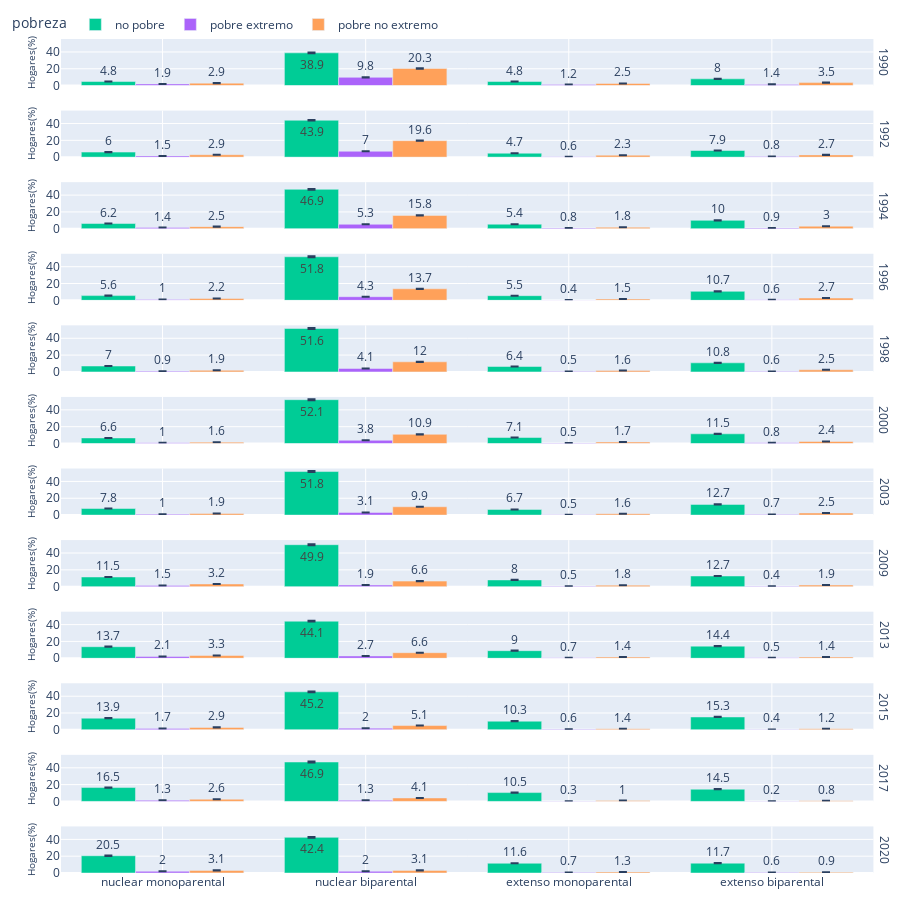

The code cell stored with this chart in its notebook:
### Code cell
df06 = pd.read_csv(rutas[5])

fig = px.bar(df06.loc[df06.tipo_est == 'proporcion'],
             x =  'thogar' ,
             y = 'dato', facet_row= 'anio',
             color = 'pobreza',
             # facet_col_wrap=2,
             labels = {
                 '': '<b>Situación de pobreza</b>',
                 'dato': 'Hogares(%)',
                 # 'pobreza': None
                 # 'anio': 'Periodo'
             },
             error_y_minus='ic_bajo',
             error_y='ic_alto',

             color_discrete_map={
                 'sin menores': '#2471A3',
                 'con menores': '#E67E22'
             },
             text ='dato'


             )
fig.for_each_annotation(lambda a: a.update(text=a.text.split('=')[-1]),

                        )
fig.update_layout(template='plotly',

                  height=900,
                  # width=1100
                  margin=
                  dict(
                      l=10,
                      r=10,
                      b=10,
                      t=15
                  ),
                  barmode='group',
                  legend=dict(
                      # title=None,
                      orientation='h', y=1, yanchor='bottom', x=0.2, xanchor='center'
                  )
                  )
fig.update_xaxes(title=None,
                 showgrid=True,
                 tickangle=0,


                 )
fig.update_yaxes(
    title_font_size = 10,
    title_standoff = 8
)
fig.write_image('resultados/img/02_06_px.jpeg')
fig.show()

### Figure 1 — Plotly figure (JSON) as saved in the notebook; plotly's stock layout.template omitted (floating-point values rounded to 4 significant figures)
{"data": [{"alignmentgroup": "True", "error_y": {"array": [0.0524, 0.3979, 0.05245, 0.08528], "arrayminus": [0.0444, 0.3797, 0.04435, 0.07508]}, "hovertemplate": "pobreza=no pobre<br>anio=1990<br>thogar=%{x}<br>Hogares(%)=%{text}<extra></extra>", "legendgroup": "no pobre", "marker": {"color": "#00cc96", "pattern": {"shape": ""}}, "name": "no pobre", "offsetgroup": "no pobre", "orientation": "v", "showlegend": true, "text": [4.8, 38.9, 4.8, 8.0], "textposition": "auto", "x": ["nuclear monoparental", "nuclear biparental", "extenso monoparental", "extenso biparental"], "xaxis": "x12", "y": [4.8, 38.9, 4.8, 8.0], "yaxis": "y12", "type": "bar"}, {"alignmentgroup": "True", "error_y": {"array": [0.06449, 0.4468, 0.05114, 0.08395], "arrayminus": [0.05647, 0.4303, 0.0441, 0.07517]}, "hovertemplate": "pobreza=no pobre<br>anio=1992<br>thogar=%{x}<br>Hogares(%)=%{text}<extra></extra>", "legendgroup": "no pobre", "marker": {"color": "#00cc96", "pattern": {"shape": ""}}, "name": "no pobre", "offsetgroup": "no pobre", "orientation": "v", "showlegend": false, "text": [6.0, 43.9, 4.7, 7.9], "textposition": "auto", "x": ["nuclear monoparental", "nuclear biparental", "extenso monoparental", "extenso biparental"], "xaxis": "x11", "y": [6.0, 43.9, 4.7, 7.9], "yaxis": "y11", "type": "bar"}, {"alignmentgroup": "True", "error_y": {"array": [0.06651, 0.4777, 0.05819, 0.1048], "arrayminus": [0.05825, 0.4611, 0.05043, 0.09468]}, "hovertemplate": "pobreza=no pobre<br>anio=1994<br>thogar=%{x}<br>Hogares(%)=%{text}<extra></extra>", "legendgroup": "no pobre", "marker": {"color": "#00cc96", "pattern": {"shape": ""}}, "name": "no pobre", "offsetgroup": "no pobre", "orientation": "v", "showlegend": false, "text": [6.2, 46.9, 5.4, 10.0], "textposition": "auto", "x": ["nuclear monoparental", "nuclear biparental", "extenso monoparental", "extenso biparental"], "xaxis": "x10", "y": [6.2, 46.9, 5.4, 10.0], "yaxis": "y10", "type": "bar"}, {"alignmentgroup": "True", "error_y": {"array": [0.06159, 0.5288, 0.05931, 0.1145], "arrayminus": [0.05154, 0.5066, 0.0505, 0.1008]}, "hovertemplate": "pobreza=no pobre<br>anio=1996<br>thogar=%{x}<br>Hogares(%)=%{text}<extra></extra>", "legendgroup": "no pobre", "marker": {"color": "#00cc96", "pattern": {"shape": ""}}, "name": "no pobre", "offsetgroup": "no pobre", "orientation": "v", "showlegend": false, "text": [5.6, 51.8, 5.5, 10.7], "textposition": "auto", "x": ["nuclear monoparental", "nuclear biparental", "extenso monoparental", "extenso biparental"], "xaxis": "x9", "y": [5.6, 51.8, 5.5, 10.7], "yaxis": "y9", "type": "bar"}, {"alignmentgroup": "True", "error_y": {"array": [0.07516, 0.5248, 0.06857, 0.1135], "arrayminus": [0.06567, 0.5077, 0.06042, 0.1032]}, "hovertemplate": "pobreza=no pobre<br>anio=1998<br>thogar=%{x}<br>Hogares(%)=%{text}<extra></extra>", "legendgroup": "no pobre", "marker": {"color": "#00cc96", "pattern": {"shape": ""}}, "name": "no pobre", "offsetgroup": "no pobre", "orientation": "v", "showlegend": false, "text": [7.0, 51.6, 6.4, 10.8], "textposition": "auto", "x": ["nuclear monoparental", "nuclear biparental", "extenso monoparental", "extenso biparental"], "xaxis": "x8", "y": [7.0, 51.6, 6.4, 10.8], "yaxis": "y8", "type": "bar"}, {"alignmentgroup": "True", "error_y": {"array": [0.07104, 0.531, 0.07632, 0.1206], "arrayminus": [0.06172, 0.5106, 0.06626, 0.1101]}, "hovertemplate": "pobreza=no pobre<br>anio=2000<br>thogar=%{x}<br>Hogares(%)=%{text}<extra></extra>", "legendgroup": "no pobre", "marker": {"color": "#00cc96", "pattern": {"shape": ""}}, "name": "no pobre", "offsetgroup": "no pobre", "orientation": "v", "showlegend": false, "text": [6.6, 52.1, 7.1, 11.5], "textposition": "auto", "x": ["nuclear monoparental", "nuclear biparental", "extenso monoparental", "extenso biparental"], "xaxis": "x7", "y": [6.6, 52.1, 7.1, 11.5], "yaxis": "y7", "type": "bar"}, {"alignmentgroup": "True", "error_y": {"array": [0.08264, 0.5271, 0.0708, 0.1324], "arrayminus": [0.07285, 0.5079, 0.06247, 0.1213]}, "hovertemplate": "pobreza=no pobre<br>anio=2003<br>thogar=%{x}<br>Hogares(%)=%{text}<extra></extra>", "legendgroup": "no pobre", "marker": {"color": "#00cc96", "pattern": {"shape": ""}}, "name": "no pobre", "offsetgroup": "no pobre", "orientation": "v", "showlegend": false, "text": [7.8, 51.8, 6.7, 12.7], "textposition": "auto", "x": ["nuclear monoparental", "nuclear biparental", "extenso monoparental", "extenso biparental"], "xaxis": "x6", "y": [7.8, 51.8, 6.7, 12.7], "yaxis": "y6", "type": "bar"}, {"alignmentgroup": "True", "error_y": {"array": [0.1212, 0.5076, 0.08511, 0.1331], "arrayminus": [0.1096, 0.4901, 0.07591, 0.1216]}, "hovertemplate": "pobreza=no pobre<br>anio=2009<br>thogar=%{x}<br>Hogares(%)=%{text}<extra></extra>", "legendgroup": "no pobre", "marker": {"color": "#00cc96", "pattern": {"shape": ""}}, "name": "no pobre", "offsetgroup": "no pobre", "orientation": "v", "showlegend": false, "text": [11.5, 49.9, 8.0, 12.7], "textposition": "auto", "x": ["nuclear monoparental", "nuclear biparental", "extenso monoparental", "extenso biparental"], "xaxis": "x5", "y": [11.5, 49.9, 8.0, 12.7], "yaxis": "y5", "type": "bar"}, {"alignmentgroup": "True", "error_y": {"array": [0.1449, 0.4529, 0.09665, 0.1511], "arrayminus": [0.1294, 0.4301, 0.08312, 0.1371]}, "hovertemplate": "pobreza=no pobre<br>anio=2013<br>thogar=%{x}<br>Hogares(%)=%{text}<extra></extra>", "legendgroup": "no pobre", "marker": {"color": "#00cc96", "pattern": {"shape": ""}}, "name": "no pobre", "offsetgroup": "no pobre", "orientation": "v", "showlegend": false, "text": [13.7, 44.1, 9.0, 14.4], "textposition": "auto", "x": ["nuclear monoparental", "nuclear biparental", "extenso monoparental", "extenso biparental"], "xaxis": "x4", "y": [13.7, 44.1, 9.0, 14.4], "yaxis": "y4", "type": "bar"}, {"alignmentgroup": "True", "error_y": {"array": [0.145, 0.4607, 0.1085, 0.1586], "arrayminus": [0.134, 0.443, 0.09867, 0.1476]}, "hovertemplate": "pobreza=no pobre<br>anio=2015<br>thogar=%{x}<br>Hogares(%)=%{text}<extra></extra>", "legendgroup": "no pobre", "marker": {"color": "#00cc96", "pattern": {"shape": ""}}, "name": "no pobre", "offsetgroup": "no pobre", "orientation": "v", "showlegend": false, "text": [13.9, 45.2, 10.3, 15.3], "textposition": "auto", "x": ["nuclear monoparental", "nuclear biparental", "extenso monoparental", "extenso biparental"], "xaxis": "x3", "y": [13.9, 45.2, 10.3, 15.3], "yaxis": "y3", "type": "bar"}, {"alignmentgroup": "True", "error_y": {"array": [0.1726, 0.4775, 0.1102, 0.1513], "arrayminus": [0.1575, 0.4599, 0.09927, 0.1393]}, "hovertemplate": "pobreza=no pobre<br>anio=2017<br>thogar=%{x}<br>Hogares(%)=%{text}<extra></extra>", "legendgroup": "no pobre", "marker": {"color": "#00cc96", "pattern": {"shape": ""}}, "name": "no pobre", "offsetgroup": "no pobre", "orientation": "v", "showlegend": false, "text": [16.5, 46.9, 10.5, 14.5], "textposition": "auto", "x": ["nuclear monoparental", "nuclear biparental", "extenso monoparental", "extenso biparental"], "xaxis": "x2", "y": [16.5, 46.9, 10.5, 14.5], "yaxis": "y2", "type": "bar"}, {"alignmentgroup": "True", "error_y": {"array": [0.2154, 0.4419, 0.1226, 0.123], "arrayminus": [0.1959, 0.4057, 0.1103, 0.1112]}, "hovertemplate": "pobreza=no pobre<br>anio=2020<br>thogar=%{x}<br>Hogares(%)=%{text}<extra></extra>", "legendgroup": "no pobre", "marker": {"color": "#00cc96", "pattern": {"shape": ""}}, "name": "no pobre", "offsetgroup": "no pobre", "orientation": "v", "showlegend": false, "text": [20.5, 42.4, 11.6, 11.7], "textposition": "auto", "x": ["nuclear monoparental", "nuclear biparental", "extenso monoparental", "extenso biparental"], "xaxis": "x", "y": [20.5, 42.4, 11.6, 11.7], "yaxis": "y", "type": "bar"}, {"alignmentgroup": "True", "error_y": {"array": [0.02134, 0.1033, 0.01445, 0.01655], "arrayminus": [0.01654, 0.0926, 0.01057, 0.01221]}, "hovertemplate": "pobreza=pobre extremo<br>anio=1990<br>thogar=%{x}<br>Hogares(%)=%{text}<extra></extra>", "legendgroup": "pobre extremo", "marker": {"color": "#ab63fa", "pattern": {"shape": ""}}, "name": "pobre extremo", "offsetgroup": "pobre extremo", "orientation": "v", "showlegend": true, "text": [1.9, 9.8, 1.2, 1.4], "textposition": "auto", "x": ["nuclear monoparental", "nuclear biparental", "extenso monoparental", "extenso biparental"], "xaxis": "x12", "y": [1.9, 9.8, 1.2, 1.4], "yaxis": "y12", "type": "bar"}, {"alignmentgroup": "True", "error_y": {"array": [0.01728, 0.07366, 0.007674, 0.009862], "arrayminus": [0.01334, 0.06571, 0.005343, 0.007184]}, "hovertemplate": "pobreza=pobre extremo<br>anio=1992<br>thogar=%{x}<br>Hogares(%)=%{text}<extra></extra>", "legendgroup": "pobre extremo", "marker": {"color": "#ab63fa", "pattern": {"shape": ""}}, "name": "pobre extremo", "offsetgroup": "pobre extremo", "orientation": "v", "showlegend": false, "text": [1.5, 7.0, 0.6, 0.8], "textposition": "auto", "x": ["nuclear monoparental", "nuclear biparental", "extenso monoparental", "extenso biparental"], "xaxis": "x11", "y": [1.5, 7.0, 0.6, 0.8], "yaxis": "y11", "type": "bar"}, {"alignmentgroup": "True", "error_y": {"array": [0.01571, 0.05652, 0.009118, 0.01057], "arrayminus": [0.01206, 0.04997, 0.00642, 0.00759]}, "hovertemplate": "pobreza=pobre extremo<br>anio=1994<br>thogar=%{x}<br>Hogares(%)=%{text}<extra></extra>", "legendgroup": "pobre extremo", "marker": {"color": "#ab63fa", "pattern": {"shape": ""}}, "name": "pobre extremo", "offsetgroup": "pobre extremo", "orientation": "v", "showlegend": false, "text": [1.4, 5.3, 0.8, 0.9], "textposition": "auto", "x": ["nuclear monoparental", "nuclear biparental", "extenso monoparental", "extenso biparental"], "xaxis": "x10", "y": [1.4, 5.3, 0.8, 0.9], "yaxis": "y10", "type": "bar"}, {"alignmentgroup": "True", "error_y": {"array": [0.01165, 0.04679, 0.005526, 0.007945], "arrayminus": [0.008436, 0.0397, 0.003469, 0.005225]}, "hovertemplate": "pobreza=pobre extremo<br>anio=1996<br>thogar=%{x}<br>Hogares(%)=%{text}<extra></extra>", "legendgroup": "pobre extremo", "marker": {"color": "#ab63fa", "pattern": {"shape": ""}}, "name": "pobre extremo", "offsetgroup": "pobre extremo", "orientation": "v", "showlegend": false, "text": [1.0, 4.3, 0.4, 0.6], "textposition": "auto", "x": ["nuclear monoparental", "nuclear biparental", "extenso monoparental", "extenso biparental"], "xaxis": "x9", "y": [1.0, 4.3, 0.4, 0.6], "yaxis": "y9", "type": "bar"}, {"alignmentgroup": "True", "error_y": {"array": [0.0108, 0.04424, 0.006168, 0.007325], "arrayminus": [0.007775, 0.03805, 0.003925, 0.005171]}, "hovertemplate": "pobreza=pobre extremo<br>anio=1998<br>thogar=%{x}<br>Hogares(%)=%{text}<extra></extra>", "legendgroup": "pobre extremo", "marker": {"color": "#ab63fa", "pattern": {"shape": ""}}, "name": "pobre extremo", "offsetgroup": "pobre extremo", "orientation": "v", "showlegend": false, "text": [0.9, 4.1, 0.5, 0.6], "textposition": "auto", "x": ["nuclear monoparental", "nuclear biparental", "extenso monoparental", "extenso biparental"], "xaxis": "x8", "y": [0.9, 4.1, 0.5, 0.6], "yaxis": "y8", "type": "bar"}, {"alignmentgroup": "True", "error_y": {"array": [0.01224, 0.04123, 0.006162, 0.009403], "arrayminus": [0.008372, 0.03559, 0.004196, 0.00695]}, "hovertemplate": "pobreza=pobre extremo<br>anio=2000<br>thogar=%{x}<br>Hogares(%)=%{text}<extra></extra>", "legendgroup": "pobre extremo", "marker": {"color": "#ab63fa", "pattern": {"shape": ""}}, "name": "pobre extremo", "offsetgroup": "pobre extremo", "orientation": "v", "showlegend": false, "text": [1.0, 3.8, 0.5, 0.8], "textposition": "auto", "x": ["nuclear monoparental", "nuclear biparental", "extenso monoparental", "extenso biparental"], "xaxis": "x7", "y": [1.0, 3.8, 0.5, 0.8], "yaxis": "y7", "type": "bar"}, {"alignmentgroup": "True", "error_y": {"array": [0.01196, 0.03332, 0.006676, 0.00801], "arrayminus": [0.009165, 0.02845, 0.004327, 0.005522]}, "hovertemplate": "pobreza=pobre extremo<br>anio=2003<br>thogar=%{x}<br>Hogares(%)=%{text}<extra></extra>", "legendgroup": "pobre extremo", "marker": {"color": "#ab63fa", "pattern": {"shape": ""}}, "name": "pobre extremo", "offsetgroup": "pobre extremo", "orientation": "v", "showlegend": false, "text": [1.0, 3.1, 0.5, 0.7], "textposition": "auto", "x": ["nuclear monoparental", "nuclear biparental", "extenso monoparental", "extenso biparental"], "xaxis": "x6", "y": [1.0, 3.1, 0.5, 0.7], "yaxis": "y6", "type": "bar"}, {"alignmentgroup": "True", "error_y": {"array": [0.01698, 0.02137, 0.006357, 0.005571], "arrayminus": [0.01334, 0.01751, 0.004059, 0.003552]}, "hovertemplate": "pobreza=pobre extremo<br>anio=2009<br>thogar=%{x}<br>Hogares(%)=%{text}<extra></extra>", "legendgroup": "pobre extremo", "marker": {"color": "#ab63fa", "pattern": {"shape": ""}}, "name": "pobre extremo", "offsetgroup": "pobre extremo", "orientation": "v", "showlegend": false, "text": [1.5, 1.9, 0.5, 0.4], "textposition": "auto", "x": ["nuclear monoparental", "nuclear biparental", "extenso monoparental", "extenso biparental"], "xaxis": "x5", "y": [1.5, 1.9, 0.5, 0.4], "yaxis": "y5", "type": "bar"}, {"alignmentgroup": "True", "error_y": {"array": [0.02298, 0.02957, 0.009081, 0.006299], "arrayminus": [0.01848, 0.02475, 0.006099, 0.004462]}, "hovertemplate": "pobreza=pobre extremo<br>anio=2013<br>thogar=%{x}<br>Hogares(%)=%{text}<extra></extra>", "legendgroup": "pobre extremo", "marker": {"color": "#ab63fa", "pattern": {"shape": ""}}, "name": "pobre extremo", "offsetgroup": "pobre extremo", "orientation": "v", "showlegend": false, "text": [2.1, 2.7, 0.7, 0.5], "textposition": "auto", "x": ["nuclear monoparental", "nuclear biparental", "extenso monoparental", "extenso biparental"], "xaxis": "x4", "y": [2.1, 2.7, 0.7, 0.5], "yaxis": "y4", "type": "bar"}, {"alignmentgroup": "True", "error_y": {"array": [0.01926, 0.02154, 0.006788, 0.004856], "arrayminus": [0.01547, 0.01807, 0.004897, 0.003257]}, "hovertemplate": "pobreza=pobre extremo<br>anio=2015<br>thogar=%{x}<br>Hogares(%)=%{text}<extra></extra>", "legendgroup": "pobre extremo", "marker": {"color": "#ab63fa", "pattern": {"shape": ""}}, "name": "pobre extremo", "offsetgroup": "pobre extremo", "orientation": "v", "showlegend": false, "text": [1.7, 2.0, 0.6, 0.4], "textposition": "auto", "x": ["nuclear monoparental", "nuclear biparental", "extenso monoparental", "extenso biparental"], "xaxis": "x3", "y": [1.7, 2.0, 0.6, 0.4], "yaxis": "y3", "type": "bar"}, {"alignmentgroup": "True", "error_y": {"array": [0.01508, 0.01491, 0.00453, 0.002864], "arrayminus": [0.01084, 0.01189, 0.002622, 0.001723]}, "hovertemplate": "pobreza=pobre extremo<br>anio=2017<br>thogar=%{x}<br>Hogares(%)=%{text}<extra></extra>", "legendgroup": "pobre extremo", "marker": {"color": "#ab63fa", "pattern": {"shape": ""}}, "name": "pobre extremo", "offsetgroup": "pobre extremo", "orientation": "v", "showlegend": false, "text": [1.3, 1.3, 0.3, 0.2], "textposition": "auto", "x": ["nuclear monoparental", "nuclear biparental", "extenso monoparental", "extenso biparental"], "xaxis": "x2", "y": [1.3, 1.3, 0.3, 0.2], "yaxis": "y2", "type": "bar"}, {"alignmentgroup": "True", "error_y": {"array": [0.02245, 0.0222, 0.008828, 0.007303], "arrayminus": [0.01776, 0.01803, 0.006168, 0.004439]}, "hovertemplate": "pobreza=pobre extremo<br>anio=2020<br>thogar=%{x}<br>Hogares(%)=%{text}<extra></extra>", "legendgroup": "pobre extremo", "marker": {"color": "#ab63fa", "pattern": {"shape": ""}}, "name": "pobre extremo", "offsetgroup": "pobre extremo", "orientation": "v", "showlegend": false, "text": [2.0, 2.0, 0.7, 0.6], "textposition": "auto", "x": ["nuclear monoparental", "nuclear biparental", "extenso monoparental", "extenso biparental"], "xaxis": "x", "y": [2.0, 2.0, 0.7, 0.6], "yaxis": "y", "type": "bar"}, {"alignmentgroup": "True", "error_y": {"array": [0.03183, 0.2104, 0.02814, 0.03817], "arrayminus": [0.02571, 0.1958, 0.0224, 0.03168]}, "hovertemplate": "pobreza=pobre no extremo<br>anio=1990<br>thogar=%{x}<br>Hogares(%)=%{text}<extra></extra>", "legendgroup": "pobre no extremo", "marker": {"color": "#FFA15A", "pattern": {"shape": ""}}, "name": "pobre no extremo", "offsetgroup": "pobre no extremo", "orientation": "v", "showlegend": true, "text": [2.9, 20.3, 2.5, 3.5], "textposition": "auto", "x": ["nuclear monoparental", "nuclear biparental", "extenso monoparental", "extenso biparental"], "xaxis": "x12", "y": [2.9, 20.3, 2.5, 3.5], "yaxis": "y12", "type": "bar"}, {"alignmentgroup": "True", "error_y": {"array": [0.03214, 0.2023, 0.0255, 0.02907], "arrayminus": [0.02653, 0.1895, 0.02074, 0.02427]}, "hovertemplate": "pobreza=pobre no extremo<br>anio=1992<br>thogar=%{x}<br>Hogares(%)=%{text}<extra></extra>", "legendgroup": "pobre no extremo", "marker": {"color": "#FFA15A", "pattern": {"shape": ""}}, "name": "pobre no extremo", "offsetgroup": "pobre no extremo", "orientation": "v", "showlegend": false, "text": [2.9, 19.6, 2.3, 2.7], "textposition": "auto", "x": ["nuclear monoparental", "nuclear biparental", "extenso monoparental", "extenso biparental"], "xaxis": "x11", "y": [2.9, 19.6, 2.3, 2.7], "yaxis": "y11", "type": "bar"}, {"alignmentgroup": "True", "error_y": {"array": [0.02787, 0.1636, 0.02067, 0.03227], "arrayminus": [0.02279, 0.1523, 0.01646, 0.02703]}, "hovertemplate": "pobreza=pobre no extremo<br>anio=1994<br>thogar=%{x}<br>Hogares(%)=%{text}<extra></extra>", "legendgroup": "pobre no extremo", "marker": {"color": "#FFA15A", "pattern": {"shape": ""}}, "name": "pobre no extremo", "offsetgroup": "pobre no extremo", "orientation": "v", "showlegend": false, "text": [2.5, 15.8, 1.8, 3.0], "textposition": "auto", "x": ["nuclear monoparental", "nuclear biparental", "extenso monoparental", "extenso biparental"], "xaxis": "x10", "y": [2.5, 15.8, 1.8, 3.0], "yaxis": "y10", "type": "bar"}, {"alignmentgroup": "True", "error_y": {"array": [0.0257, 0.1439, 0.0171, 0.02977], "arrayminus": [0.01888, 0.1294, 0.01276, 0.02366]}, "hovertemplate": "pobreza=pobre no extremo<br>anio=1996<br>thogar=%{x}<br>Hogares(%)=%{text}<extra></extra>", "legendgroup": "pobre no extremo", "marker": {"color": "#FFA15A", "pattern": {"shape": ""}}, "name": "pobre no extremo", "offsetgroup": "pobre no extremo", "orientation": "v", "showlegend": false, "text": [2.2, 13.7, 1.5, 2.7], "textposition": "auto", "x": ["nuclear monoparental", "nuclear biparental", "extenso monoparental", "extenso biparental"], "xaxis": "x9", "y": [2.2, 13.7, 1.5, 2.7], "yaxis": "y9", "type": "bar"}, {"alignmentgroup": "True", "error_y": {"array": [0.02078, 0.125, 0.0186, 0.02751], "arrayminus": [0.01648, 0.1146, 0.01455, 0.02257]}, "hovertemplate": "pobreza=pobre no extremo<br>anio=1998<br>thogar=%{x}<br>Hogares(%)=%{text}<extra></extra>", "legendgroup": "pobre no extremo", "marker": {"color": "#FFA15A", "pattern": {"shape": ""}}, "name": "pobre no extremo", "offsetgroup": "pobre no extremo", "orientation": "v", "showlegend": false, "text": [1.9, 12.0, 1.6, 2.5], "textposition": "auto", "x": ["nuclear monoparental", "nuclear biparental", "extenso monoparental", "extenso biparental"], "xaxis": "x8", "y": [1.9, 12.0, 1.6, 2.5], "yaxis": "y8", "type": "bar"}, {"alignmentgroup": "True", "error_y": {"array": [0.01824, 0.1138, 0.0188, 0.02602], "arrayminus": [0.01419, 0.1039, 0.01488, 0.02123]}, "hovertemplate": "pobreza=pobre no extremo<br>anio=2000<br>thogar=%{x}<br>Hogares(%)=%{text}<extra></extra>", "legendgroup": "pobre no extremo", "marker": {"color": "#FFA15A", "pattern": {"shape": ""}}, "name": "pobre no extremo", "offsetgroup": "pobre no extremo", "orientation": "v", "showlegend": false, "text": [1.6, 10.9, 1.7, 2.4], "textposition": "auto", "x": ["nuclear monoparental", "nuclear biparental", "extenso monoparental", "extenso biparental"], "xaxis": "x7", "y": [1.6, 10.9, 1.7, 2.4], "yaxis": "y7", "type": "bar"}, {"alignmentgroup": "True", "error_y": {"array": [0.02088, 0.1033, 0.019, 0.02719], "arrayminus": [0.01692, 0.09415, 0.01372, 0.02253]}, "hovertemplate": "pobreza=pobre no extremo<br>anio=2003<br>thogar=%{x}<br>Hogares(%)=%{text}<extra></extra>", "legendgroup": "pobre no extremo", "marker": {"color": "#FFA15A", "pattern": {"shape": ""}}, "name": "pobre no extremo", "offsetgroup": "pobre no extremo", "orientation": "v", "showlegend": false, "text": [1.9, 9.9, 1.6, 2.5], "textposition": "auto", "x": ["nuclear monoparental", "nuclear biparental", "extenso monoparental", "extenso biparental"], "xaxis": "x6", "y": [1.9, 9.9, 1.6, 2.5], "yaxis": "y6", "type": "bar"}, {"alignmentgroup": "True", "error_y": {"array": [0.03437, 0.06965, 0.02031, 0.02115], "arrayminus": [0.02893, 0.062, 0.0163, 0.01684]}, "hovertemplate": "pobreza=pobre no extremo<br>anio=2009<br>thogar=%{x}<br>Hogares(%)=%{text}<extra></extra>", "legendgroup": "pobre no extremo", "marker": {"color": "#FFA15A", "pattern": {"shape": ""}}, "name": "pobre no extremo", "offsetgroup": "pobre no extremo", "orientation": "v", "showlegend": false, "text": [3.2, 6.6, 1.8, 1.9], "textposition": "auto", "x": ["nuclear monoparental", "nuclear biparental", "extenso monoparental", "extenso biparental"], "xaxis": "x5", "y": [3.2, 6.6, 1.8, 1.9], "yaxis": "y5", "type": "bar"}, {"alignmentgroup": "True", "error_y": {"array": [0.03594, 0.07087, 0.01657, 0.01793], "arrayminus": [0.0297, 0.0621, 0.0123, 0.01136]}, "hovertemplate": "pobreza=pobre no extremo<br>anio=2013<br>thogar=%{x}<br>Hogares(%)=%{text}<extra></extra>", "legendgroup": "pobre no extremo", "marker": {"color": "#FFA15A", "pattern": {"shape": ""}}, "name": "pobre no extremo", "offsetgroup": "pobre no extremo", "orientation": "v", "showlegend": false, "text": [3.3, 6.6, 1.4, 1.4], "textposition": "auto", "x": ["nuclear monoparental", "nuclear biparental", "extenso monoparental", "extenso biparental"], "xaxis": "x4", "y": [3.3, 6.6, 1.4, 1.4], "yaxis": "y4", "type": "bar"}, {"alignmentgroup": "True", "error_y": {"array": [0.03165, 0.05383, 0.0154, 0.01332], "arrayminus": [0.02685, 0.04814, 0.01218, 0.01044]}, "hovertemplate": "pobreza=pobre no extremo<br>anio=2015<br>thogar=%{x}<br>Hogares(%)=%{text}<extra></extra>", "legendgroup": "pobre no extremo", "marker": {"color": "#FFA15A", "pattern": {"shape": ""}}, "name": "pobre no extremo", "offsetgroup": "pobre no extremo", "orientation": "v", "showlegend": false, "text": [2.9, 5.1, 1.4, 1.2], "textposition": "auto", "x": ["nuclear monoparental", "nuclear biparental", "extenso monoparental", "extenso biparental"], "xaxis": "x3", "y": [2.9, 5.1, 1.4, 1.2], "yaxis": "y3", "type": "bar"}, {"alignmentgroup": "True", "error_y": {"array": [0.02846, 0.04443, 0.01127, 0.009207], "arrayminus": [0.023, 0.0387, 0.008601, 0.006882]}, "hovertemplate": "pobreza=pobre no extremo<br>anio=2017<br>thogar=%{x}<br>Hogares(%)=%{text}<extra></extra>", "legendgroup": "pobre no extremo", "marker": {"color": "#FFA15A", "pattern": {"shape": ""}}, "name": "pobre no extremo", "offsetgroup": "pobre no extremo", "orientation": "v", "showlegend": false, "text": [2.6, 4.1, 1.0, 0.8], "textposition": "auto", "x": ["nuclear monoparental", "nuclear biparental", "extenso monoparental", "extenso biparental"], "xaxis": "x2", "y": [2.6, 4.1, 1.0, 0.8], "yaxis": "y2", "type": "bar"}, {"alignmentgroup": "True", "error_y": {"array": [0.03399, 0.03395, 0.01529, 0.01075], "arrayminus": [0.02824, 0.0283, 0.01147, 0.007947]}, "hovertemplate": "pobreza=pobre no extremo<br>anio=2020<br>thogar=%{x}<br>Hogares(%)=%{text}<extra></extra>", "legendgroup": "pobre no extremo", "marker": {"color": "#FFA15A", "pattern": {"shape": ""}}, "name": "pobre no extremo", "offsetgroup": "pobre no extremo", "orientation": "v", "showlegend": false, "text": [3.1, 3.1, 1.3, 0.9], "textposition": "auto", "x": ["nuclear monoparental", "nuclear biparental", "extenso monoparental", "extenso biparental"], "xaxis": "x", "y": [3.1, 3.1, 1.3, 0.9], "yaxis": "y", "type": "bar"}], "layout": {"xaxis": {"anchor": "y", "domain": [0.0, 0.98], "title": {}, "showgrid": true, "tickangle": 0}, "yaxis": {"anchor": "x", "domain": [0.0, 0.05583], "title": {"text": "Hogares(%)", "font": {"size": 10}, "standoff": 8}}, "xaxis2": {"anchor": "y2", "domain": [0.0, 0.98], "matches": "x", "showticklabels": false, "title": {}, "showgrid": true, "tickangle": 0}, "yaxis2": {"anchor": "x2", "domain": [0.08583, 0.1417], "matches": "y", "title": {"text": "Hogares(%)", "font": {"size": 10}, "standoff": 8}}, "xaxis3": {"anchor": "y3", "domain": [0.0, 0.98], "matches": "x", "showticklabels": false, "title": {}, "showgrid": true, "tickangle": 0}, "yaxis3": {"anchor": "x3", "domain": [0.1717, 0.2275], "matches": "y", "title": {"text": "Hogares(%)", "font": {"size": 10}, "standoff": 8}}, "xaxis4": {"anchor": "y4", "domain": [0.0, 0.98], "matches": "x", "showticklabels": false, "title": {}, "showgrid": true, "tickangle": 0}, "yaxis4": {"anchor": "x4", "domain": [0.2575, 0.3133], "matches": "y", "title": {"text": "Hogares(%)", "font": {"size": 10}, "standoff": 8}}, "xaxis5": {"anchor": "y5", "domain": [0.0, 0.98], "matches": "x", "showticklabels": false, "title": {}, "showgrid": true, "tickangle": 0}, "yaxis5": {"anchor": "x5", "domain": [0.3433, 0.3992], "matches": "y", "title": {"text": "Hogares(%)", "font": {"size": 10}, "standoff": 8}}, "xaxis6": {"anchor": "y6", "domain": [0.0, 0.98], "matches": "x", "showticklabels": false, "title": {}, "showgrid": true, "tickangle": 0}, "yaxis6": {"anchor": "x6", "domain": [0.4292, 0.485], "matches": "y", "title": {"text": "Hogares(%)", "font": {"size": 10}, "standoff": 8}}, "xaxis7": {"anchor": "y7", "domain": [0.0, 0.98], "matches": "x", "showticklabels": false, "title": {}, "showgrid": true, "tickangle": 0}, "yaxis7": {"anchor": "x7", "domain": [0.515, 0.5708], "matches": "y", "title": {"text": "Hogares(%)", "font": {"size": 10}, "standoff": 8}}, "xaxis8": {"anchor": "y8", "domain": [0.0, 0.98], "matches": "x", "showticklabels": false, "title": {}, "showgrid": true, "tickangle": 0}, "yaxis8": {"anchor": "x8", "domain": [0.6008, 0.6567], "matches": "y", "title": {"text": "Hogares(%)", "font": {"size": 10}, "standoff": 8}}, "xaxis9": {"anchor": "y9", "domain": [0.0, 0.98], "matches": "x", "showticklabels": false, "title": {}, "showgrid": true, "tickangle": 0}, "yaxis9": {"anchor": "x9", "domain": [0.6867, 0.7425], "matches": "y", "title": {"text": "Hogares(%)", "font": {"size": 10}, "standoff": 8}}, "xaxis10": {"anchor": "y10", "domain": [0.0, 0.98], "matches": "x", "showticklabels": false, "title": {}, "showgrid": true, "tickangle": 0}, "yaxis10": {"anchor": "x10", "domain": [0.7725, 0.8283], "matches": "y", "title": {"text": "Hogares(%)", "font": {"size": 10}, "standoff": 8}}, "xaxis11": {"anchor": "y11", "domain": [0.0, 0.98], "matches": "x", "showticklabels": false, "title": {}, "showgrid": true, "tickangle": 0}, "yaxis11": {"anchor": "x11", "domain": [0.8583, 0.9142], "matches": "y", "title": {"text": "Hogares(%)", "font": {"size": 10}, "standoff": 8}}, "xaxis12": {"anchor": "y12", "domain": [0.0, 0.98], "matches": "x", "showticklabels": false, "title": {}, "showgrid": true, "tickangle": 0}, "yaxis12": {"anchor": "x12", "domain": [0.9442, 1.0], "matches": "y", "title": {"text": "Hogares(%)", "font": {"size": 10}, "standoff": 8}}, "annotations": [{"font": {}, "showarrow": false, "text": "2020", "textangle": 90, "x": 0.98, "xanchor": "left", "xref": "paper", "y": 0.02792, "yanchor": "middle", "yref": "paper"}, {"font": {}, "showarrow": false, "text": "2017", "textangle": 90, "x": 0.98, "xanchor": "left", "xref": "paper", "y": 0.1137, "yanchor": "middle", "yref": "paper"}, {"font": {}, "showarrow": false, "text": "2015", "textangle": 90, "x": 0.98, "xanchor": "left", "xref": "paper", "y": 0.1996, "yanchor": "middle", "yref": "paper"}, {"font": {}, "showarrow": false, "text": "2013", "textangle": 90, "x": 0.98, "xanchor": "left", "xref": "paper", "y": 0.2854, "yanchor": "middle", "yref": "paper"}, {"font": {}, "showarrow": false, "text": "2009", "textangle": 90, "x": 0.98, "xanchor": "left", "xref": "paper", "y": 0.3712, "yanchor": "middle", "yref": "paper"}, {"font": {}, "showarrow": false, "text": "2003", "textangle": 90, "x": 0.98, "xanchor": "left", "xref": "paper", "y": 0.4571, "yanchor": "middle", "yref": "paper"}, {"font": {}, "showarrow": false, "text": "2000", "textangle": 90, "x": 0.98, "xanchor": "left", "xref": "paper", "y": 0.5429, "yanchor": "middle", "yref": "paper"}, {"font": {}, "showarrow": false, "text": "1998", "textangle": 90, "x": 0.98, "xanchor": "left", "xref": "paper", "y": 0.6287, "yanchor": "middle", "yref": "paper"}, {"font": {}, "showarrow": false, "text": "1996", "textangle": 90, "x": 0.98, "xanchor": "left", "xref": "paper", "y": 0.7146, "yanchor": "middle", "yref": "paper"}, {"font": {}, "showarrow": false, "text": "1994", "textangle": 90, "x": 0.98, "xanchor": "left", "xref": "paper", "y": 0.8004, "yanchor": "middle", "yref": "paper"}, {"font": {}, "showarrow": false, "text": "1992", "textangle": 90, "x": 0.98, "xanchor": "left", "xref": "paper", "y": 0.8862, "yanchor": "middle", "yref": "paper"}, {"font": {}, "showarrow": false, "text": "1990", "textangle": 90, "x": 0.98, "xanchor": "left", "xref": "paper", "y": 0.9721, "yanchor": "middle", "yref": "paper"}], "legend": {"title": {"text": "pobreza"}, "tracegroupgap": 0, "orientation": "h", "y": 1, "yanchor": "bottom", "x": 0.2, "xanchor": "center"}, "margin": {"t": 15, "l": 10, "r": 10, "b": 10}, "barmode": "group", "height": 900}}
